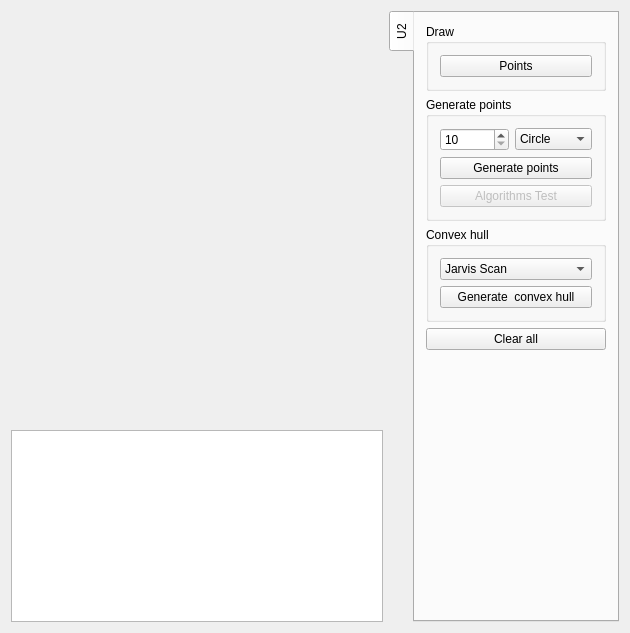
<?xml version="1.0" encoding="UTF-8"?>
<ui version="4.0">
 <class>Widget</class>
 <widget class="QWidget" name="Widget">
  <property name="geometry">
   <rect>
    <x>0</x>
    <y>0</y>
    <width>630</width>
    <height>633</height>
   </rect>
  </property>
  <property name="windowTitle">
   <string>Mapper_U2</string>
  </property>
  <layout class="QGridLayout" name="gridLayout">
   <item row="1" column="0">
    <widget class="QPlainTextEdit" name="console">
     <property name="enabled">
      <bool>true</bool>
     </property>
     <property name="readOnly">
      <bool>true</bool>
     </property>
    </widget>
   </item>
   <item row="0" column="1" rowspan="2">
    <widget class="QTabWidget" name="tools">
     <property name="sizePolicy">
      <sizepolicy hsizetype="Expanding" vsizetype="Expanding">
       <horstretch>0</horstretch>
       <verstretch>0</verstretch>
      </sizepolicy>
     </property>
     <property name="tabPosition">
      <enum>QTabWidget::West</enum>
     </property>
     <property name="tabShape">
      <enum>QTabWidget::Rounded</enum>
     </property>
     <property name="currentIndex">
      <number>0</number>
     </property>
     <widget class="QWidget" name="tab">
      <attribute name="title">
       <string>U2</string>
      </attribute>
      <layout class="QVBoxLayout" name="verticalLayout">
       <item>
        <widget class="QGroupBox" name="groupBox_3">
         <property name="title">
          <string>Draw</string>
         </property>
         <layout class="QVBoxLayout" name="verticalLayout_7">
          <item>
           <widget class="QPushButton" name="btn_drw_points">
            <property name="text">
             <string>Points</string>
            </property>
            <property name="checkable">
             <bool>true</bool>
            </property>
            <attribute name="buttonGroup">
             <string notr="true">draw_group</string>
            </attribute>
           </widget>
          </item>
         </layout>
        </widget>
       </item>
       <item>
        <widget class="QGroupBox" name="groupBox_2">
         <property name="title">
          <string>Generate points</string>
         </property>
         <layout class="QGridLayout" name="gridLayout_3">
          <item row="0" column="0">
           <widget class="QSpinBox" name="spn_rand_points">
            <property name="minimum">
             <number>10</number>
            </property>
            <property name="maximum">
             <number>1000000</number>
            </property>
            <property name="singleStep">
             <number>10</number>
            </property>
           </widget>
          </item>
          <item row="0" column="1">
           <widget class="QComboBox" name="cmb_rand_shape">
            <item>
             <property name="text">
              <string>Circle</string>
             </property>
            </item>
            <item>
             <property name="text">
              <string>Square</string>
             </property>
            </item>
            <item>
             <property name="text">
              <string>Random</string>
             </property>
            </item>
            <item>
             <property name="text">
              <string>Raster</string>
             </property>
            </item>
           </widget>
          </item>
          <item row="1" column="0" colspan="2">
           <widget class="QPushButton" name="btn_gen_rand_points">
            <property name="text">
             <string>Generate points</string>
            </property>
           </widget>
          </item>
          <item row="2" column="0" colspan="2">
           <widget class="QPushButton" name="btn_tst_algorithms">
            <property name="enabled">
             <bool>false</bool>
            </property>
            <property name="text">
             <string>Algorithms Test</string>
            </property>
           </widget>
          </item>
         </layout>
        </widget>
       </item>
       <item>
        <widget class="QGroupBox" name="groupBox">
         <property name="title">
          <string>Convex hull</string>
         </property>
         <layout class="QGridLayout" name="gridLayout_2">
          <item row="1" column="0" colspan="2">
           <widget class="QPushButton" name="btn_gen_convex_hull">
            <property name="text">
             <string>Generate  convex hull</string>
            </property>
           </widget>
          </item>
          <item row="0" column="0" colspan="2">
           <widget class="QComboBox" name="cmb_convex_hull_alg">
            <item>
             <property name="text">
              <string>Jarvis Scan</string>
             </property>
            </item>
            <item>
             <property name="text">
              <string>Quick Hull</string>
             </property>
            </item>
            <item>
             <property name="text">
              <string>Sweep Line</string>
             </property>
            </item>
            <item>
             <property name="text">
              <string>Graham Scan</string>
             </property>
            </item>
           </widget>
          </item>
         </layout>
        </widget>
       </item>
       <item>
        <widget class="QPushButton" name="btn_clear">
         <property name="text">
          <string>Clear all</string>
         </property>
        </widget>
       </item>
       <item>
        <spacer name="verticalSpacer">
         <property name="orientation">
          <enum>Qt::Vertical</enum>
         </property>
         <property name="sizeHint" stdset="0">
          <size>
           <width>20</width>
           <height>40</height>
          </size>
         </property>
        </spacer>
       </item>
      </layout>
     </widget>
    </widget>
   </item>
   <item row="0" column="0">
    <widget class="Draw" name="canvas" native="true">
     <property name="sizePolicy">
      <sizepolicy hsizetype="Expanding" vsizetype="Expanding">
       <horstretch>5</horstretch>
       <verstretch>5</verstretch>
      </sizepolicy>
     </property>
    </widget>
   </item>
  </layout>
 </widget>
 <layoutdefault spacing="6" margin="11"/>
 <customwidgets>
  <customwidget>
   <class>Draw</class>
   <extends>QWidget</extends>
   <header>draw.h</header>
   <container>1</container>
  </customwidget>
 </customwidgets>
 <resources/>
 <connections/>
 <buttongroups>
  <buttongroup name="draw_group"/>
 </buttongroups>
</ui>
